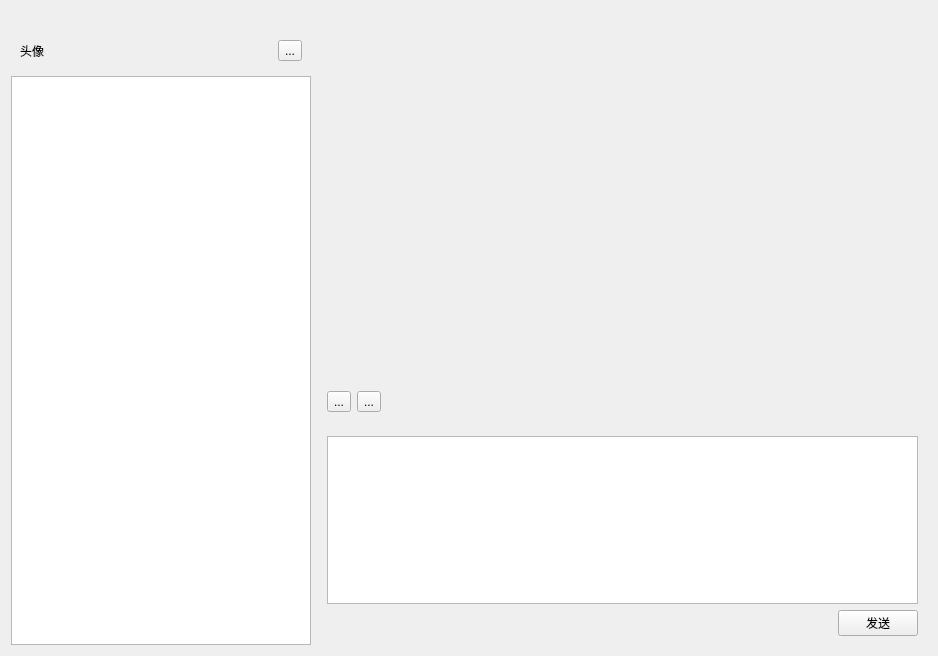
<?xml version="1.0" encoding="UTF-8"?>
<ui version="4.0">
 <class>MyChat</class>
 <widget class="QWidget" name="MyChat">
  <property name="geometry">
   <rect>
    <x>0</x>
    <y>0</y>
    <width>938</width>
    <height>656</height>
   </rect>
  </property>
  <property name="windowTitle">
   <string>Form</string>
  </property>
  <layout class="QGridLayout" name="gridLayout">
   <item row="2" column="2">
    <spacer name="verticalSpacer_3">
     <property name="orientation">
      <enum>Qt::Vertical</enum>
     </property>
     <property name="sizeHint" stdset="0">
      <size>
       <width>1</width>
       <height>40</height>
      </size>
     </property>
    </spacer>
   </item>
   <item row="3" column="1">
    <spacer name="horizontalSpacer">
     <property name="orientation">
      <enum>Qt::Horizontal</enum>
     </property>
     <property name="sizeType">
      <enum>QSizePolicy::Fixed</enum>
     </property>
     <property name="sizeHint" stdset="0">
      <size>
       <width>1</width>
       <height>20</height>
      </size>
     </property>
    </spacer>
   </item>
   <item row="0" column="0">
    <spacer name="verticalSpacer">
     <property name="orientation">
      <enum>Qt::Vertical</enum>
     </property>
     <property name="sizeType">
      <enum>QSizePolicy::Fixed</enum>
     </property>
     <property name="sizeHint" stdset="0">
      <size>
       <width>20</width>
       <height>20</height>
      </size>
     </property>
    </spacer>
   </item>
   <item row="5" column="1">
    <spacer name="horizontalSpacer_3">
     <property name="orientation">
      <enum>Qt::Horizontal</enum>
     </property>
     <property name="sizeType">
      <enum>QSizePolicy::Fixed</enum>
     </property>
     <property name="sizeHint" stdset="0">
      <size>
       <width>1</width>
       <height>20</height>
      </size>
     </property>
    </spacer>
   </item>
   <item row="4" column="2">
    <widget class="QWidget" name="widget_2" native="true">
     <layout class="QHBoxLayout" name="horizontalLayout">
      <item>
       <widget class="QToolButton" name="toolButton_2">
        <property name="text">
         <string>...</string>
        </property>
       </widget>
      </item>
      <item>
       <widget class="QToolButton" name="toolButton">
        <property name="text">
         <string>...</string>
        </property>
       </widget>
      </item>
      <item>
       <spacer name="horizontalSpacer_4">
        <property name="orientation">
         <enum>Qt::Horizontal</enum>
        </property>
        <property name="sizeHint" stdset="0">
         <size>
          <width>40</width>
          <height>20</height>
         </size>
        </property>
       </spacer>
      </item>
     </layout>
    </widget>
   </item>
   <item row="3" column="0" rowspan="3">
    <widget class="ChatListManager" name="listWidget">
     <property name="minimumSize">
      <size>
       <width>100</width>
       <height>0</height>
      </size>
     </property>
     <property name="maximumSize">
      <size>
       <width>300</width>
       <height>16777215</height>
      </size>
     </property>
    </widget>
   </item>
   <item row="5" column="2">
    <widget class="QWidget" name="widget" native="true">
     <property name="minimumSize">
      <size>
       <width>0</width>
       <height>200</height>
      </size>
     </property>
     <layout class="QGridLayout" name="gridLayout_2">
      <item row="1" column="1">
       <widget class="QPushButton" name="pushButton">
        <property name="text">
         <string>发送</string>
        </property>
       </widget>
      </item>
      <item row="1" column="0">
       <spacer name="horizontalSpacer_2">
        <property name="orientation">
         <enum>Qt::Horizontal</enum>
        </property>
        <property name="sizeHint" stdset="0">
         <size>
          <width>40</width>
          <height>20</height>
         </size>
        </property>
       </spacer>
      </item>
      <item row="0" column="0" colspan="2">
       <widget class="QTextEdit" name="message"/>
      </item>
     </layout>
    </widget>
   </item>
   <item row="3" column="2">
    <widget class="ChatBubbleWidget" name="message_history" native="true">
     <property name="minimumSize">
      <size>
       <width>0</width>
       <height>300</height>
      </size>
     </property>
    </widget>
   </item>
   <item row="1" column="0" rowspan="2">
    <widget class="QWidget" name="widget_3" native="true">
     <layout class="QHBoxLayout" name="horizontalLayout_2">
      <item>
       <widget class="QLabel" name="label">
        <property name="text">
         <string>头像</string>
        </property>
       </widget>
      </item>
      <item>
       <spacer name="horizontalSpacer_5">
        <property name="orientation">
         <enum>Qt::Horizontal</enum>
        </property>
        <property name="sizeType">
         <enum>QSizePolicy::Fixed</enum>
        </property>
        <property name="sizeHint" stdset="0">
         <size>
          <width>100</width>
          <height>20</height>
         </size>
        </property>
       </spacer>
      </item>
      <item>
       <widget class="QToolButton" name="toolButton_3">
        <property name="text">
         <string>...</string>
        </property>
       </widget>
      </item>
     </layout>
    </widget>
   </item>
  </layout>
 </widget>
 <customwidgets>
  <customwidget>
   <class>ChatListManager</class>
   <extends>QListWidget</extends>
   <header location="global">Chat/chatlistmanager.h</header>
  </customwidget>
  <customwidget>
   <class>ChatBubbleWidget</class>
   <extends>QWidget</extends>
   <header location="global">Chat/chatbubblewidget.h</header>
   <container>1</container>
  </customwidget>
 </customwidgets>
 <resources/>
 <connections/>
</ui>
